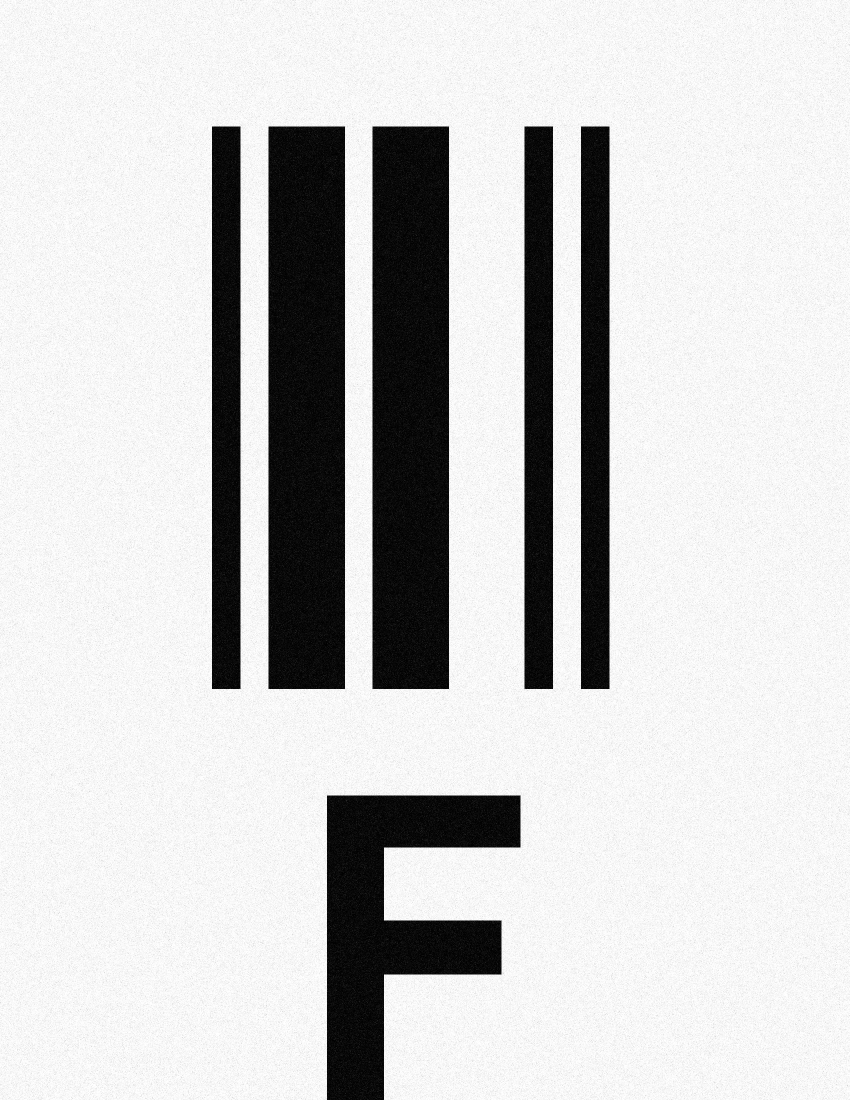
%> input picture Project 3/Sample Codes/Noisy letters/noisy_F.jpg, 1700 x 2200 px (shown at 1/2 size)
$ octave Sample_Code.m   (GNU Octave 9; MATLAB toolbox functions it lacks are replaced by stand-ins)
%> lines starting %> are read from the running program, lines starting %| are printed output that depends on the picture
clc;
clear all;
close all;

MyRawImage = imread('noisy_F.jpg'); % imread transfer data of type uint8.
%> MyRawImage is the input picture: size 2200x1700 uint8; min 0, max 255, mean 204.8
%That is the values of the data in the picture are in format of 8 bit integers (maximum 255).
%This property will be transfered to any variables that we want to assign the value of image to that like MyRawImage
%Therefore we need to change the variable type there after and for this reason we use the following command to change
%the variable types to double
%MyRawExcel_Data = xlsread('Data_Example.xlsx');
OneLineData = double((MyRawImage(850,:)));
%> OneLineData = 1700 values, max 255 at index 2, min 0 at index 425, mean 180.2
plot(OneLineData)
% %Moving Average Filter with window size of ws
 ws=11;
for i=1:length(OneLineData)-(ws-1)
     OneLineDataAve(i)=sum(OneLineData(i:i+(ws-1)))/ws;
end;
%> after the loop, OneLineDataAve = 1690 values, max 254.3 at index 1655, min 3.27 at index 874, mean 179.8
hold on
plot(OneLineDataAve)
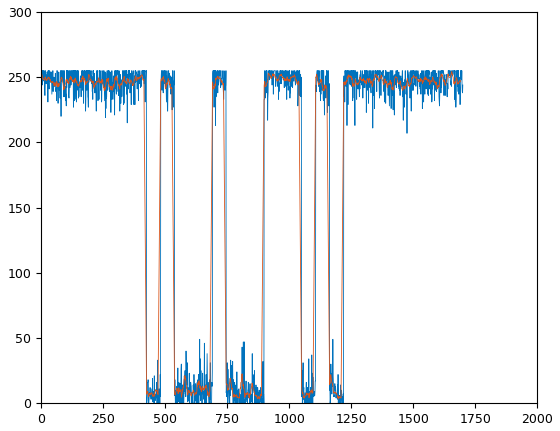
%> figure redrawn from the program's plot data; curve peaks at x = 2, y = 255; curve peaks at x = 1655, y = 254.3
%
for i=1:length(OneLineDataAve)-1
    DataAveDif(i) = abs(OneLineDataAve(i+1) - OneLineDataAve(i));
end
%> after the loop, DataAveDif = 1689 values, max 23.18 at index 414, min 0 at index 6, mean 2.16
figure;
plot(DataAveDif);
hold on
%[pks,locs] = findpeaks(DataAveDif);
%[pks,locs] = findpeaks(DataAveDif,'MinPeakHeight',17);
[pks,locs] = findpeaks(DataAveDif,'MinPeakHeight',17,'MinPeakDistance',10);
%> pks = [23.18 23.18 23.18 23.18 22.73 23.18 23.18 22.64 21.82 23.18]; locs = [414 478 530 685 737 890 1042 1103 1153 1214]
plot(locs,pks,'or');
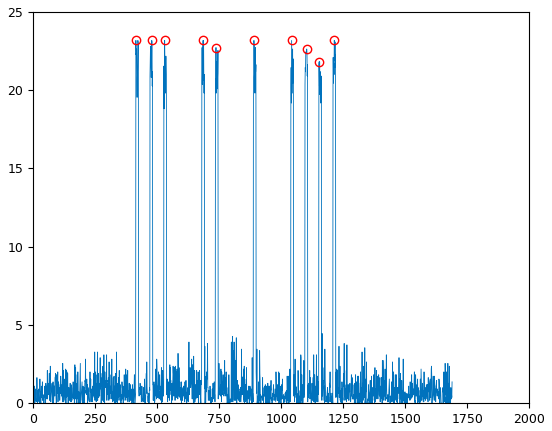
%> figure redrawn from the program's plot data; curve peaks at x = 414, y = 23.18

widths = (locs(2:end)-locs(1:end-1));
%> widths = [64 52 155 52 153 152 61 50 61]
widths = floor(widths/min(widths))
%> widths = [1 1 3 1 3 3 1 1 1]

%**************Patern Recognition Using Lookup Table
LOOKUPTABLE = [311113113  %A
               113113113  %B
               313113111  %C
               111133113  %D
               311133111  %E
               113133111  %F
               111113313  %G
               311113311  %H
               113113311  %I
               111133311  %J
               311111133  %K
               113111133  %L
               313111131  %M
               111131133  %N
               311131131  %O
               113131131  %P
               111111333  %Q
               311111331  %R
               113111331  %S
               111131331  %T
               331111113  %U
               133111113  %V
               333111111  %W
               131131113  %X
               331131111  %Y
               133131111  %Z
               ];

CODE = str2num(strrep(num2str(widths), ' ', ''));
%> CODE = 113133111


  c = find(LOOKUPTABLE == CODE)
%> c = 6
  Letter = char(64+c)
%> Letter = 'F'
